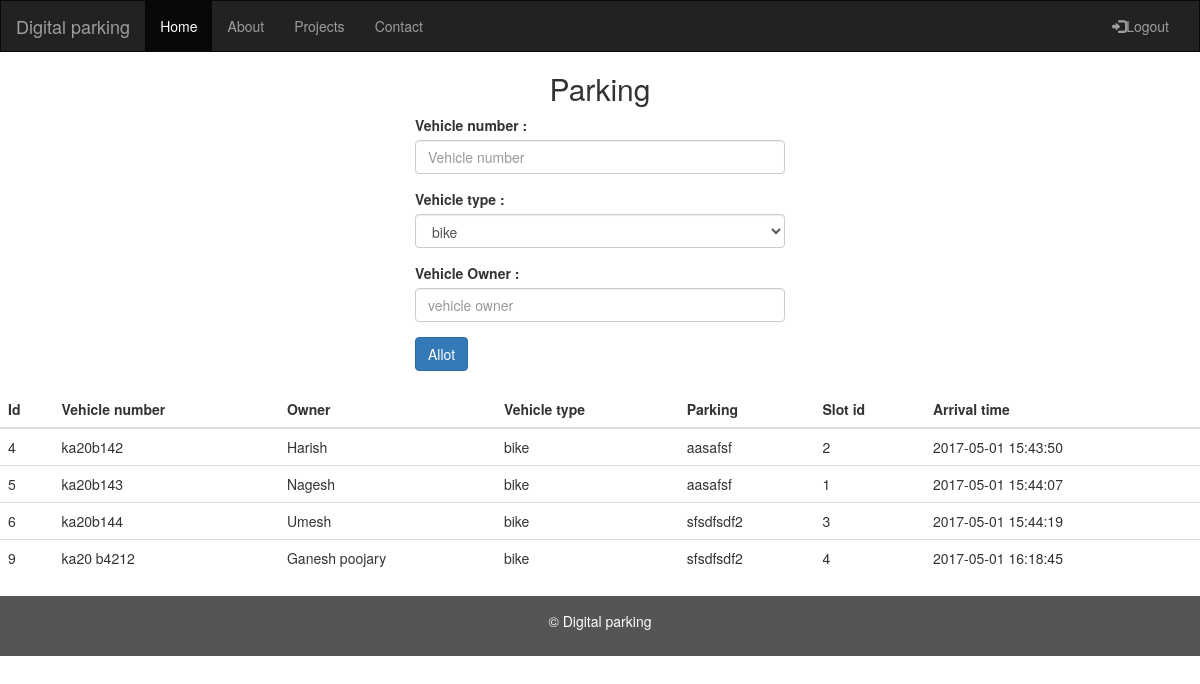
Before: / with the older database file.
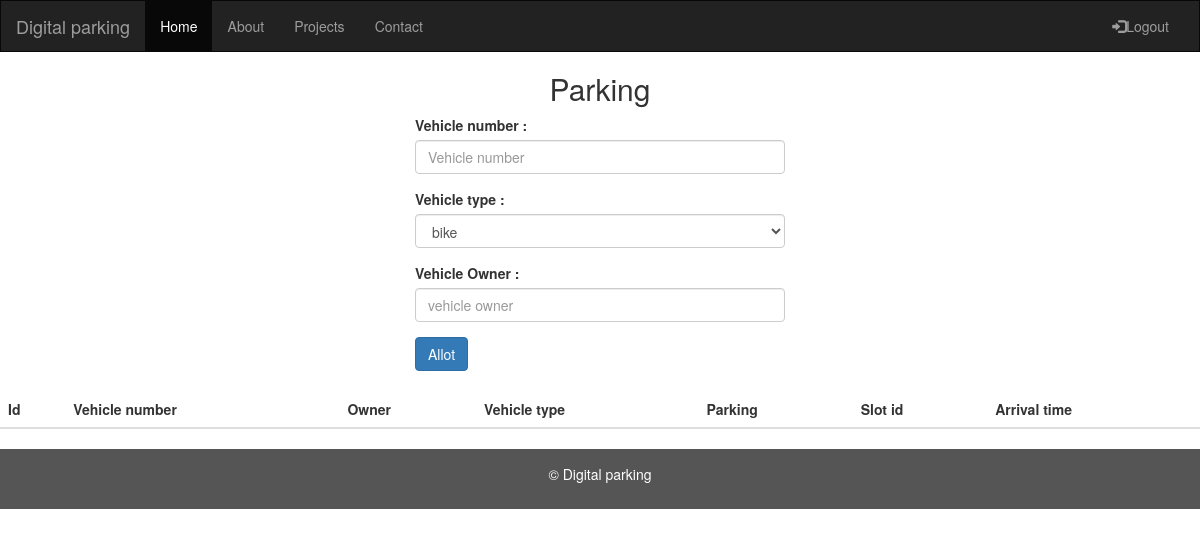
After: the same page with the newer database file.
### tables this page shows
CREATE TABLE `vehicle` (
  `id` int(11) NOT NULL,
  `vnum` varchar(25) NOT NULL,
  `owner` text NOT NULL,
  `login` datetime NOT NULL,
  `logout` datetime DEFAULT NULL,
  `slot_id` int(11) DEFAULT NULL,
  `vtype_id` int(11) DEFAULT NULL
);

CREATE TABLE `vtype` (
  `id` int(11) NOT NULL,
  `name` varchar(50) NOT NULL,
  `rent` decimal(10,0) NOT NULL
);

CREATE TABLE `parking` (
  `id` int(15) NOT NULL,
  `address` varchar(200) NOT NULL,
  `position` varchar(50) NOT NULL,
  `name` text NOT NULL,
  `priority` int(11) NOT NULL
);

### index.php (the view, shortened to what this page needs)
<!DOCTYPE html>
<html lang="en">
<head>
    <link href="css/bootstrap.min.css" rel="stylesheet">
</head>
<body>
    <nav class="navbar navbar-inverse">
        <div class="container-fluid">
            <div class="navbar-header">
                <a class="navbar-brand" href="#">Digital parking</a>
            </div>
            <div class="collapse navbar-collapse" id="myNavbar">
                <ul class="nav navbar-nav">
                    <li class="active"><a href="#">Home</a></li>
                    <li><a href="#">About</a></li>
                    <li><a href="#">Projects</a></li>
                    <li><a href="#">Contact</a></li>
                </ul>
                <ul class="nav navbar-nav navbar-right">
                    <li><a href="login.php?logout=true"><span class="glyphicon glyphicon-log-in"></span>Logout</a></li>
                </ul>
            </div>
        </div>
    </nav>
    <div class="container-fluid">
        <div class="row text-center">
            <div class="col">
                <h2>Parking</h2>
            </div>
        </div>
        <div class="row">
            <div class="col-md-4 col-md-offset-4" style="max-width : 500px;">
                <form method="get" onsubmit="event.preventDefault();  formSubmit(this.elements);">
                    <div class="form-group">
                        <label for="vnum">Vehicle number : </label>
                        <input type="text" class="form-control" placeholder="Vehicle number" name="vnum" oninput="checkAlreadyAlloted(this.value.trim())">
                    </div>
                    <div class="form-group">
                        <label for="vtype">Vehicle type : </label>
                        <select name="vtype_id" id="vtype" class="form-control">
                                <option value="101">bike</option>
                            </select>
                    </div>
                    <div class="form-group">
                        <label for="">Vehicle Owner : </label>
                        <input class="form-control" name="owner" id="owner" placeholder="vehicle owner" />
                    </div>
                    <button type="submit" class="btn btn-primary" id="allotSlot" name="submit" value="submit">Allot</button>
                </form>
            </div>
        </div>
        <div class="row" style="margin-top: 20px">
            <div class="col">
                <div class="table-responsive">
                <table id="recents" class="table hover">
                    <thead>
                        <tr>
                            <th>Id</th>
                            <th>Vehicle number</th>
                            <th>Owner</th>
                            <th>Vehicle type</th>
                            <th>Parking</th>
                            <th>Slot id</th>
                            <th>Arrival time</th>
                        </tr>
                    </thead>
                    <tbody>
                            <?php
                            include("./dbconnect.php");
		$query='SELECT a.id,a.vnum,a.owner,a.login,a.slot_id,d.name "plot_name", b.name "vtype_name" FROM vehicle as a,vtype as b, slot as c, parking as d WHERE a.vtype_id=b.id and a.logout is NULL and a.slot_id=c.id and c.plot_id=d.id';
		$result=$con->query($query);
		while ($row=$result->fetch_assoc()) {
            extract($row);
			 echo "<tr>";
            echo "<td>$id</td>";
             echo "<td>$vnum</td>";
            echo "<td>$owner</td>";
            echo "<td>$vtype_name</td>";
            echo "<td>$plot_name</td>";
             echo "<td>$slot_id</td>";
            echo "<td>$login</td>";
            echo "</tr>";
		}
                            ?>
                    </tbody>
                </table>
                </div>
            </div>
        </div>
    </div>
    <footer class="container-fluid text-center">
        <p>&copy; Digital parking</p>
    </footer>
</body>
</html>

### index.php (style rules this page uses)
.navbar { margin-bottom: 0; border-radius: 0; }
footer { background-color: #555; color: white; padding: 15px; }

Changed rows visible on the page:
no longer on this page (row edited): vehicle: id "4", vnum "ka20b142", owner "Harish", vtype.name "bike", parking.name "aasafsf", slot "2", login "2017-05-01 15:43:50"
no longer on this page (row edited): vehicle: id "5", vnum "ka20b143", owner "Nagesh", vtype.name "bike", parking.name "aasafsf", slot "1", login "2017-05-01 15:44:07"
no longer on this page (row edited): vehicle: id "6", vnum "ka20b144", owner "Umesh", vtype.name "bike", parking.name "sfsdfsdf2", slot "3", login "2017-05-01 15:44:19"
no longer on this page (row edited): vehicle: id "9", vnum "ka20 b4212", owner "Ganesh poojary", vtype.name "bike", parking.name "sfsdfsdf2", slot "4", login "2017-05-01 16:18:45"
